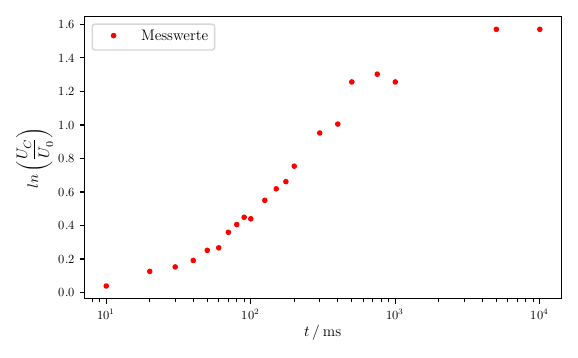

Recreate this plot in Python.
import matplotlib.pyplot as plt
import numpy as np
import csv

x=np.genfromtxt("RCKreis3.csv", delimiter=",",unpack=True,usecols=1)
y=np.genfromtxt("RCKreis3.csv", delimiter=",",unpack=True,usecols=0)

#params, covariance_matrix = np.polyfit(x, np.log(y), deg=1, cov=True)
#x_plot = np.linspace(0,3,100)

#print(params[1])

#print(params[0])


#plt.plot(
#   x_plot,
#    params[0] * x_plot + params[1],
#    label='Lineare Regression',
#    linewidth=3,
#)
plt.plot(x,y,'r.', label = 'Messwerte')
plt.xlabel(r'$t \,/\, \mathrm{ms}$')
plt.ylabel(r'$ln\left(\frac{U_C}{U_0}\right)$')
plt.legend()
plt.xscale('log')




plt.tight_layout()
plt.savefig('plot3.pdf')
